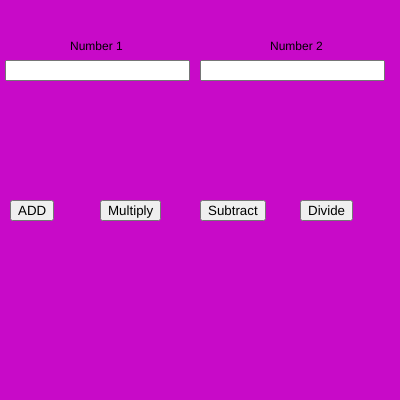
Frame 1 (no input)
Frame 60 (no input): identical to frame 1, image omitted
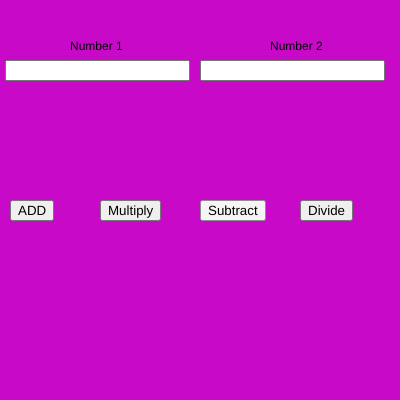
Frame 120 (the mouse pressed at the canvas centre since frame 60)

The p5.js sketch that drew these frames (run headless with seeded random() and noise() and a simulated clock; from frame 60 on, the mouse is pressed at the canvas centre):

// p5.js sketch
// ── sketch.js
var n1,n2;
var b1,b2,b3,b4;

function setup() {
  
  createCanvas(400, 400);
  
  num1 = createInput();
  num1.position(5, 60);
  
  num2 = createInput();
  num2.position(200, 60);
  
  b1 = createButton("ADD");
  b1.position(10, 200);
  b1.mousePressed(add);
  
  b2 = createButton("Multiply");
  b2.position(100, 200);
  b2.mousePressed(mul);
  
  b3 = createButton("Subtract");
  b3.position(200, 200);
  b3.mousePressed(sub);

  b4 = createButton("Divide");
  b4.position(300, 200);
  b4.mousePressed(div);

  //textAlign(CENTER);
  //textSize(15);
}

function draw() {
  background(200,10,200)
  text("Number 1",70,50)
  text("Number 2",270,50)
  n1 = parseInt(num1.value());
  n2 = parseInt(num2.value());
}

function add() {
  console.log(n1 + n2);
}

function sub() {
  console.log(n1 - n2);
}

function mul() {  
  console.log(n1*n2);
}

function div() {
  console.log(n1/n2);
}
